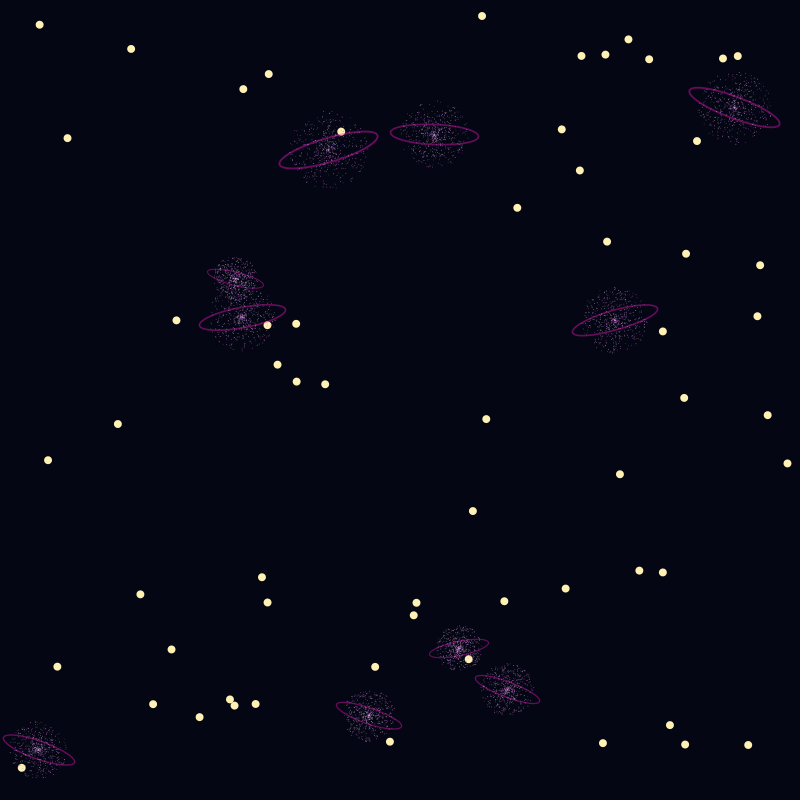
Frame 1 (no input)
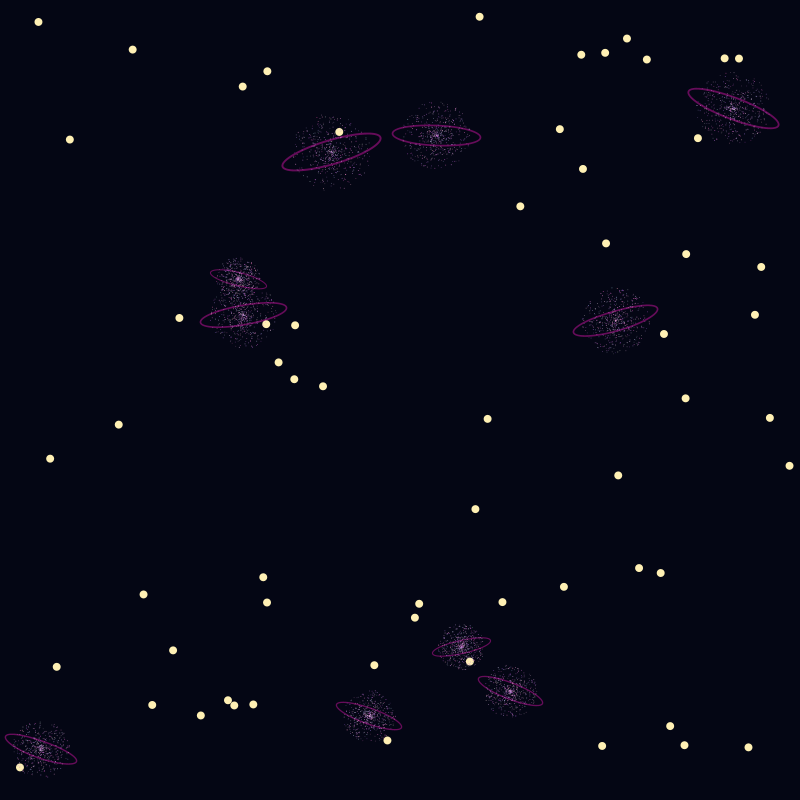
Frame 60 (the mouse pressed at the canvas centre just before this capture)
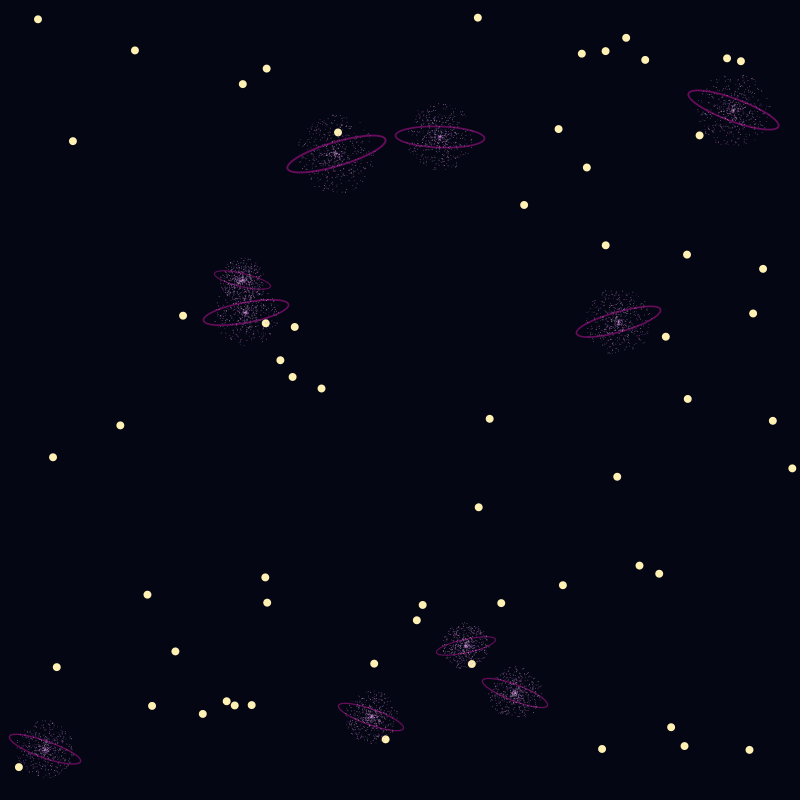
Frame 120 (the mouse held since frame 60 and released just before this capture)

The Processing sketch that drew these frames (run headless with seeded random() and noise(); from frame 60 on, the mouse is pressed at the canvas centre):

// Processing sketch: Galaxy
// ── Galaxy.pde
//PVector loc;
//PVector vel;
//PVector acc;

ArrayList<Star> stars = new ArrayList<Star>();
ArrayList<Planet> planet = new ArrayList<Planet>();
ArrayList<ExpParticle> expParts = new ArrayList<ExpParticle>(); 

PVector wind = new PVector(0.1, 0.02);  
 int windTimer = 0; 

void setup() {
  size(800, 800);
  
  for (int i = 0; i < 60; i++) {
    stars.add(new Star());
  }
  for (int i = 0; i < 10; i++) {
    planet.add(new Planet());
  }
}

void draw(){
  background(4, 6, 20);
  for (Star s : stars) {
  s.applyForce(PVector.mult(wind, 0.002)); 
  s.update(); 
  s.draw();
}
for (Planet pl : planet) {           
    pl.applyForce(PVector.mult(wind, 0.005));
    pl.update();
    pl.draw();
  }
windTimer++;
if (windTimer > 240) {  // every 240 frames
  wind.set(random(-0.3, 0.4), random(-0.1, 0.1));
  windTimer = 0;
}

for (int i = expParts.size() - 1; i >= 0; i--) {
  ExpParticle ep = expParts.get(i);
  ep.update();
  ep.draw();
  if (ep.isDead()) expParts.remove(i);  // remove dead particles
}

}
void mousePressed() {
  for (int i = planet.size() - 1; i >= 0; i--) {
    Planet pl = planet.get(i);
    float d = dist(mouseX, mouseY, pl.loc.x, pl.loc.y);
    if (d < pl.r) {
      for (int j = 0; j < 150; j++) {
        expParts.add(new ExpParticle(pl.loc.x, pl.loc.y));
      }
      planet.remove(i);  // planet disappears
    }
  }
}
  

// ── particles.pde
class ExpParticle {

PVector loc, vel, acc;
float life;
float r;
//color col;


ExpParticle(float x, float y) {
    loc = new PVector(x, y);
    float angle = random(TWO_PI);
    float speed = random(1.5, 6.0);
    vel = new PVector(cos(angle) * speed, sin(angle) * speed);
    acc = new PVector(0, 0);

    life = 255;
    r = random(2,8);
    //col  = color(random(180,255), random(60,170), random(0,80));

}

void update() {
    vel.add(acc);
    vel.mult(0.97);   // slow down over time
    loc.add(vel);
    acc.mult(0);
    life -= 4;        // fade out 
  }
  boolean isDead() {
    return life <= 0;
  }

  void draw() {
    noStroke();
    fill(random(150, 255), random(80, 200), random(180, 240), random(80,220));
    ellipse(loc.x, loc.y, r, r);
  }
}
// ── planet.pde
class Planet {

 PVector loc, vel, acc;
 float r;
 float ringAngle;
 //PVector wind = new PVector(0.1, 0.02);  // declare globally
 //int windTimer = 0; 

 Planet() {
    loc = new PVector(random(width), random(height));
    vel = new PVector(random(-0.05,0.05), random(-0.05,0.05));
    acc = new PVector(0, 0);
    r = random(22, 40);
    ringAngle = random(-0.4, 0.4); 
 }

 void applyForce(PVector f) {
    acc.add(f);
}

 void update() {
    vel.add(acc);
    loc.add(vel);
    acc.mult(0); //resets each frame

    if (loc.x < 0)      loc.x = width;
    if (loc.x > width)  loc.x = 0;
    if (loc.y < 0)      loc.y = height;
    if (loc.y > height) loc.y = 0;
  }
 


 void draw(){
  drawRing();  
  noStroke();
  for (int i = 0; i < 530; i++){
    float angle = random(TWO_PI);
    float dist = random(0, r);
    float px = loc.x + cos(angle) * dist;
    float py = loc.y + sin(angle) * dist;
  fill(random(150, 255), random(80, 200), random(180, 240), random(80,220));
  ellipse(px, py, random(0.9, 0.9), random(0.9, 0.9));

 }
}
void drawRing() {
    pushMatrix();
    translate(loc.x, loc.y);  // move to planet centre
    rotate(ringAngle);        

    noFill();


    // inner ring — thinner, brighter
    strokeWeight(r * 0.05);
    stroke(255, 20, 200, 100);
    ellipse(0, 0, r * 2.6, r * 0.6);

    noStroke();
    popMatrix();
  }
}
// ── star.pde
class Star {

 PVector loc, vel, acc;
 //PVector wind = new PVector(0.1, 0.02);  // declare globally
 //int windTimer = 0; 

 Star() {
    loc = new PVector(random(width), random(height));
    vel = new PVector(random(-0.05,0.05), random(-0.05,0.05));
    acc = new PVector(0, 0);
 }
void applyForce(PVector f) {
    acc.add(f);
}

 void update() {
    vel.add(acc);
    loc.add(vel);
    acc.mult(0); //resets each frame

    if (loc.x < 0) loc.x = width;
    if (loc.x > width) loc.x = 0;
    if (loc.y < 0) loc.y = height;
    if (loc.y > height) loc.y = 0;

 }


 void draw(){
  noStroke();
  fill(255, 240, 180);
  ellipse(loc.x, loc.y, 8, 8);
 }
}
